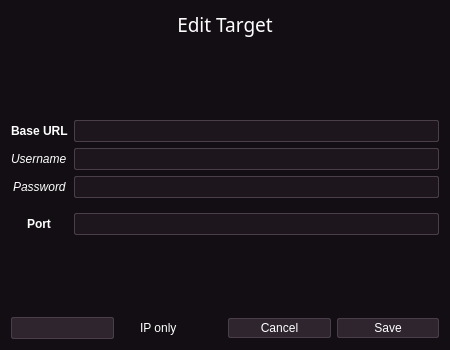
<?xml version="1.0" encoding="UTF-8"?>
<ui version="4.0">
 <class>Dialog</class>
 <widget class="QDialog" name="Dialog">
  <property name="geometry">
   <rect>
    <x>0</x>
    <y>0</y>
    <width>450</width>
    <height>350</height>
   </rect>
  </property>
  <property name="sizePolicy">
   <sizepolicy hsizetype="Expanding" vsizetype="Expanding">
    <horstretch>0</horstretch>
    <verstretch>0</verstretch>
   </sizepolicy>
  </property>
  <property name="palette">
   <palette>
    <active>
     <colorrole role="WindowText">
      <brush brushstyle="SolidPattern">
       <color alpha="255">
        <red>239</red>
        <green>240</green>
        <blue>241</blue>
       </color>
      </brush>
     </colorrole>
     <colorrole role="Button">
      <brush brushstyle="SolidPattern">
       <color alpha="255">
        <red>33</red>
        <green>25</green>
        <blue>33</blue>
       </color>
      </brush>
     </colorrole>
     <colorrole role="Light">
      <brush brushstyle="SolidPattern">
       <color alpha="255">
        <red>122</red>
        <green>110</green>
        <blue>122</blue>
       </color>
      </brush>
     </colorrole>
     <colorrole role="Midlight">
      <brush brushstyle="SolidPattern">
       <color alpha="255">
        <red>122</red>
        <green>110</green>
        <blue>122</blue>
       </color>
      </brush>
     </colorrole>
     <colorrole role="Dark">
      <brush brushstyle="SolidPattern">
       <color alpha="255">
        <red>122</red>
        <green>110</green>
        <blue>122</blue>
       </color>
      </brush>
     </colorrole>
     <colorrole role="Mid">
      <brush brushstyle="SolidPattern">
       <color alpha="255">
        <red>122</red>
        <green>110</green>
        <blue>122</blue>
       </color>
      </brush>
     </colorrole>
     <colorrole role="Text">
      <brush brushstyle="SolidPattern">
       <color alpha="255">
        <red>239</red>
        <green>240</green>
        <blue>241</blue>
       </color>
      </brush>
     </colorrole>
     <colorrole role="BrightText">
      <brush brushstyle="SolidPattern">
       <color alpha="255">
        <red>255</red>
        <green>255</green>
        <blue>255</blue>
       </color>
      </brush>
     </colorrole>
     <colorrole role="ButtonText">
      <brush brushstyle="SolidPattern">
       <color alpha="255">
        <red>239</red>
        <green>240</green>
        <blue>241</blue>
       </color>
      </brush>
     </colorrole>
     <colorrole role="Base">
      <brush brushstyle="SolidPattern">
       <color alpha="255">
        <red>29</red>
        <green>22</green>
        <blue>29</blue>
       </color>
      </brush>
     </colorrole>
     <colorrole role="Window">
      <brush brushstyle="SolidPattern">
       <color alpha="255">
        <red>19</red>
        <green>14</green>
        <blue>19</blue>
       </color>
      </brush>
     </colorrole>
     <colorrole role="Shadow">
      <brush brushstyle="SolidPattern">
       <color alpha="255">
        <red>122</red>
        <green>110</green>
        <blue>122</blue>
       </color>
      </brush>
     </colorrole>
     <colorrole role="Highlight">
      <brush brushstyle="SolidPattern">
       <color alpha="255">
        <red>39</red>
        <green>29</green>
        <blue>39</blue>
       </color>
      </brush>
     </colorrole>
     <colorrole role="HighlightedText">
      <brush brushstyle="SolidPattern">
       <color alpha="255">
        <red>239</red>
        <green>240</green>
        <blue>241</blue>
       </color>
      </brush>
     </colorrole>
     <colorrole role="Link">
      <brush brushstyle="SolidPattern">
       <color alpha="255">
        <red>148</red>
        <green>134</green>
        <blue>148</blue>
       </color>
      </brush>
     </colorrole>
     <colorrole role="LinkVisited">
      <brush brushstyle="SolidPattern">
       <color alpha="255">
        <red>141</red>
        <green>127</green>
        <blue>141</blue>
       </color>
      </brush>
     </colorrole>
     <colorrole role="AlternateBase">
      <brush brushstyle="SolidPattern">
       <color alpha="255">
        <red>29</red>
        <green>22</green>
        <blue>29</blue>
       </color>
      </brush>
     </colorrole>
     <colorrole role="NoRole">
      <brush brushstyle="SolidPattern">
       <color alpha="255">
        <red>19</red>
        <green>14</green>
        <blue>19</blue>
       </color>
      </brush>
     </colorrole>
     <colorrole role="ToolTipBase">
      <brush brushstyle="SolidPattern">
       <color alpha="255">
        <red>22</red>
        <green>16</green>
        <blue>22</blue>
       </color>
      </brush>
     </colorrole>
     <colorrole role="ToolTipText">
      <brush brushstyle="SolidPattern">
       <color alpha="255">
        <red>239</red>
        <green>240</green>
        <blue>241</blue>
       </color>
      </brush>
     </colorrole>
     <colorrole role="PlaceholderText">
      <brush brushstyle="SolidPattern">
       <color alpha="128">
        <red>239</red>
        <green>240</green>
        <blue>241</blue>
       </color>
      </brush>
     </colorrole>
    </active>
    <inactive>
     <colorrole role="WindowText">
      <brush brushstyle="SolidPattern">
       <color alpha="255">
        <red>239</red>
        <green>240</green>
        <blue>241</blue>
       </color>
      </brush>
     </colorrole>
     <colorrole role="Button">
      <brush brushstyle="SolidPattern">
       <color alpha="255">
        <red>33</red>
        <green>25</green>
        <blue>33</blue>
       </color>
      </brush>
     </colorrole>
     <colorrole role="Light">
      <brush brushstyle="SolidPattern">
       <color alpha="255">
        <red>122</red>
        <green>110</green>
        <blue>122</blue>
       </color>
      </brush>
     </colorrole>
     <colorrole role="Midlight">
      <brush brushstyle="SolidPattern">
       <color alpha="255">
        <red>122</red>
        <green>110</green>
        <blue>122</blue>
       </color>
      </brush>
     </colorrole>
     <colorrole role="Dark">
      <brush brushstyle="SolidPattern">
       <color alpha="255">
        <red>122</red>
        <green>110</green>
        <blue>122</blue>
       </color>
      </brush>
     </colorrole>
     <colorrole role="Mid">
      <brush brushstyle="SolidPattern">
       <color alpha="255">
        <red>122</red>
        <green>110</green>
        <blue>122</blue>
       </color>
      </brush>
     </colorrole>
     <colorrole role="Text">
      <brush brushstyle="SolidPattern">
       <color alpha="255">
        <red>239</red>
        <green>240</green>
        <blue>241</blue>
       </color>
      </brush>
     </colorrole>
     <colorrole role="BrightText">
      <brush brushstyle="SolidPattern">
       <color alpha="255">
        <red>255</red>
        <green>255</green>
        <blue>255</blue>
       </color>
      </brush>
     </colorrole>
     <colorrole role="ButtonText">
      <brush brushstyle="SolidPattern">
       <color alpha="255">
        <red>239</red>
        <green>240</green>
        <blue>241</blue>
       </color>
      </brush>
     </colorrole>
     <colorrole role="Base">
      <brush brushstyle="SolidPattern">
       <color alpha="255">
        <red>29</red>
        <green>22</green>
        <blue>29</blue>
       </color>
      </brush>
     </colorrole>
     <colorrole role="Window">
      <brush brushstyle="SolidPattern">
       <color alpha="255">
        <red>19</red>
        <green>14</green>
        <blue>19</blue>
       </color>
      </brush>
     </colorrole>
     <colorrole role="Shadow">
      <brush brushstyle="SolidPattern">
       <color alpha="255">
        <red>122</red>
        <green>110</green>
        <blue>122</blue>
       </color>
      </brush>
     </colorrole>
     <colorrole role="Highlight">
      <brush brushstyle="SolidPattern">
       <color alpha="255">
        <red>39</red>
        <green>29</green>
        <blue>39</blue>
       </color>
      </brush>
     </colorrole>
     <colorrole role="HighlightedText">
      <brush brushstyle="SolidPattern">
       <color alpha="255">
        <red>239</red>
        <green>240</green>
        <blue>241</blue>
       </color>
      </brush>
     </colorrole>
     <colorrole role="Link">
      <brush brushstyle="SolidPattern">
       <color alpha="255">
        <red>148</red>
        <green>134</green>
        <blue>148</blue>
       </color>
      </brush>
     </colorrole>
     <colorrole role="LinkVisited">
      <brush brushstyle="SolidPattern">
       <color alpha="255">
        <red>141</red>
        <green>127</green>
        <blue>141</blue>
       </color>
      </brush>
     </colorrole>
     <colorrole role="AlternateBase">
      <brush brushstyle="SolidPattern">
       <color alpha="255">
        <red>29</red>
        <green>22</green>
        <blue>29</blue>
       </color>
      </brush>
     </colorrole>
     <colorrole role="NoRole">
      <brush brushstyle="SolidPattern">
       <color alpha="255">
        <red>19</red>
        <green>14</green>
        <blue>19</blue>
       </color>
      </brush>
     </colorrole>
     <colorrole role="ToolTipBase">
      <brush brushstyle="SolidPattern">
       <color alpha="255">
        <red>22</red>
        <green>16</green>
        <blue>22</blue>
       </color>
      </brush>
     </colorrole>
     <colorrole role="ToolTipText">
      <brush brushstyle="SolidPattern">
       <color alpha="255">
        <red>239</red>
        <green>240</green>
        <blue>241</blue>
       </color>
      </brush>
     </colorrole>
     <colorrole role="PlaceholderText">
      <brush brushstyle="SolidPattern">
       <color alpha="128">
        <red>239</red>
        <green>240</green>
        <blue>241</blue>
       </color>
      </brush>
     </colorrole>
    </inactive>
    <disabled>
     <colorrole role="WindowText">
      <brush brushstyle="SolidPattern">
       <color alpha="255">
        <red>122</red>
        <green>110</green>
        <blue>122</blue>
       </color>
      </brush>
     </colorrole>
     <colorrole role="Button">
      <brush brushstyle="SolidPattern">
       <color alpha="255">
        <red>33</red>
        <green>25</green>
        <blue>33</blue>
       </color>
      </brush>
     </colorrole>
     <colorrole role="Light">
      <brush brushstyle="SolidPattern">
       <color alpha="255">
        <red>122</red>
        <green>110</green>
        <blue>122</blue>
       </color>
      </brush>
     </colorrole>
     <colorrole role="Midlight">
      <brush brushstyle="SolidPattern">
       <color alpha="255">
        <red>122</red>
        <green>110</green>
        <blue>122</blue>
       </color>
      </brush>
     </colorrole>
     <colorrole role="Dark">
      <brush brushstyle="SolidPattern">
       <color alpha="255">
        <red>122</red>
        <green>110</green>
        <blue>122</blue>
       </color>
      </brush>
     </colorrole>
     <colorrole role="Mid">
      <brush brushstyle="SolidPattern">
       <color alpha="255">
        <red>122</red>
        <green>110</green>
        <blue>122</blue>
       </color>
      </brush>
     </colorrole>
     <colorrole role="Text">
      <brush brushstyle="SolidPattern">
       <color alpha="255">
        <red>122</red>
        <green>110</green>
        <blue>122</blue>
       </color>
      </brush>
     </colorrole>
     <colorrole role="BrightText">
      <brush brushstyle="SolidPattern">
       <color alpha="255">
        <red>255</red>
        <green>255</green>
        <blue>255</blue>
       </color>
      </brush>
     </colorrole>
     <colorrole role="ButtonText">
      <brush brushstyle="SolidPattern">
       <color alpha="255">
        <red>122</red>
        <green>110</green>
        <blue>122</blue>
       </color>
      </brush>
     </colorrole>
     <colorrole role="Base">
      <brush brushstyle="SolidPattern">
       <color alpha="255">
        <red>19</red>
        <green>14</green>
        <blue>19</blue>
       </color>
      </brush>
     </colorrole>
     <colorrole role="Window">
      <brush brushstyle="SolidPattern">
       <color alpha="255">
        <red>19</red>
        <green>14</green>
        <blue>19</blue>
       </color>
      </brush>
     </colorrole>
     <colorrole role="Shadow">
      <brush brushstyle="SolidPattern">
       <color alpha="255">
        <red>122</red>
        <green>110</green>
        <blue>122</blue>
       </color>
      </brush>
     </colorrole>
     <colorrole role="Highlight">
      <brush brushstyle="SolidPattern">
       <color alpha="255">
        <red>18</red>
        <green>13</green>
        <blue>18</blue>
       </color>
      </brush>
     </colorrole>
     <colorrole role="HighlightedText">
      <brush brushstyle="SolidPattern">
       <color alpha="255">
        <red>239</red>
        <green>240</green>
        <blue>241</blue>
       </color>
      </brush>
     </colorrole>
     <colorrole role="Link">
      <brush brushstyle="SolidPattern">
       <color alpha="255">
        <red>148</red>
        <green>134</green>
        <blue>148</blue>
       </color>
      </brush>
     </colorrole>
     <colorrole role="LinkVisited">
      <brush brushstyle="SolidPattern">
       <color alpha="255">
        <red>141</red>
        <green>127</green>
        <blue>141</blue>
       </color>
      </brush>
     </colorrole>
     <colorrole role="AlternateBase">
      <brush brushstyle="SolidPattern">
       <color alpha="255">
        <red>29</red>
        <green>22</green>
        <blue>29</blue>
       </color>
      </brush>
     </colorrole>
     <colorrole role="NoRole">
      <brush brushstyle="SolidPattern">
       <color alpha="255">
        <red>19</red>
        <green>14</green>
        <blue>19</blue>
       </color>
      </brush>
     </colorrole>
     <colorrole role="ToolTipBase">
      <brush brushstyle="SolidPattern">
       <color alpha="255">
        <red>22</red>
        <green>16</green>
        <blue>22</blue>
       </color>
      </brush>
     </colorrole>
     <colorrole role="ToolTipText">
      <brush brushstyle="SolidPattern">
       <color alpha="255">
        <red>239</red>
        <green>240</green>
        <blue>241</blue>
       </color>
      </brush>
     </colorrole>
     <colorrole role="PlaceholderText">
      <brush brushstyle="SolidPattern">
       <color alpha="128">
        <red>239</red>
        <green>240</green>
        <blue>241</blue>
       </color>
      </brush>
     </colorrole>
    </disabled>
   </palette>
  </property>
  <property name="windowTitle">
   <string>Dialog</string>
  </property>
  <property name="styleSheet">
   <string notr="true">QDialog *:enabled {
color: #ffffff;
}

QTabWidget::tab-bar {
background-color: #130e13;
min-width: 21;
} 

QTabBar::tab {
min-width: 21;
background: #130e13; /*221922*/
border-top-left-radius: 2px;
border-top-right-radius: 2px;
spacing: 6;
padding: 2px;
}

QTabBar::tab:selected {
border: 1px solid #4a3e4a;
border-right-color: #130e13; 
background: #130e13;
}
QTabBar::tab:!selected {
border: 1px solid #221922;
border-left-color: #130e13; 
border-right-color: #4a3e4a; 
background: #221922;
}
QTabBar::tab:first:!selected {
border: 1px solid #130e13;
border-right-color: #4a3e4a; 
border-top-color: #4a3e4a; 
border-bottom-color: #221922;
background: #221922;
}
QTabBar::tab:last:!selected {
border: 1px solid #130e13;
border-right-color: #4a3e4a; 
border-bottom-color: #4a3e4a; 
border-top-color: #221922;
background: #221922;
}

QPushButton {
padding: 2;
spacing: 6;
background-color: #2e252e;
border: 1px solid #4a3e4a;
min-width: 74px;
border-radius: 2px;
}

QPushButton:pressed {
background-color: #1d161d;
}

QGroupBox {
    background-color: #1d161d;
    border: 1px solid #4a3e4a;
    border-radius: 2px;
	padding: 2;
	padding-top: 20px;
    /*margin-top: 1ex;  leave space at the top for the title */
}
QGroupBox::title {
    subcontrol-origin: padding;
    subcontrol-position: top center; /* position at the top center */
    padding:  5px;
}

QComboBox {
border-radius: 2px;
padding: 2;
spacing: 6;
background-color: #2e252e;
border: 1px solid #4a3e4a;
min-width: 74px;
}

QComboBox:on {
background-color: #1d161d;
}

QComboBox QAbstractItemView {
    border: none;
	background-color: #130e13;
	selection-background-color: #221922;
}

QComboBox::drop-down {
border-color: #2e252e;
padding: 2;
}


QComboBox::down-arrow {
    image: url(core/qt5/icons/down.svg);
}

QListView {
border: 1px solid #4a3e4a;
padding: 2;
border-radius: 2px;
background-color: #1d161d;
font-size: 10pt;
selection-background-color: #271d27;
}

QTreeView {
border: 1px solid #4a3e4a;
padding: 2;
border-radius: 2px;
background-color: #1d161d;
selection-background-color: #271d27;
}

QLineEdit {
border: 1px solid #4a3e4a;
padding: 2;
border-radius: 2px;
background-color: #1d161d;
selection-background-color: #271d27;
}

QFrame[frameShape=&quot;4&quot;] {
color: #c8bdc8;
}

QFrame[frameShape=&quot;5&quot;] {
color: #c8bdc8;
}

QTabBar QToolButton {
border: none;
background-color: #130e13
}

QCheckBox::indicator {
border: 1px solid transparent;
}
QCheckBox::indicator:checked {
border-color: transparent;
background-color: transparent;
image: url(core/qt5/icons/check.png);
}

QCheckBox::indicator:indeterminate {
border-color: transparent;
background-color: transparent;
image: url(core/qt5/icons/check.png);
}

QCheckBox::indicator:unchecked {
background-color: #221922;
image: none;
}

QTreeView::indicator {
border: 1px solid transparent;
}
QTreeView::indicator:checked {
border-color: transparent;
background-color: transparent;
image: url(core/qt5/icons/check.png);
}

QTreeView::indicator:indeterminate {
border-color: transparent;
background-color: transparent;
image: url(core/qt5/icons/check.png);
}

QTreeView::indicator:unchecked {
background-color: #221922;
image: none;
}
</string>
  </property>
  <property name="sizeGripEnabled">
   <bool>false</bool>
  </property>
  <layout class="QVBoxLayout" name="verticalLayout">
   <item>
    <widget class="QLabel" name="label_4">
     <property name="sizePolicy">
      <sizepolicy hsizetype="Preferred" vsizetype="Preferred">
       <horstretch>0</horstretch>
       <verstretch>0</verstretch>
      </sizepolicy>
     </property>
     <property name="font">
      <font>
       <family>Passero One</family>
       <pointsize>14</pointsize>
       <weight>50</weight>
       <bold>false</bold>
       <underline>false</underline>
      </font>
     </property>
     <property name="text">
      <string>Edit Target</string>
     </property>
     <property name="alignment">
      <set>Qt::AlignCenter</set>
     </property>
    </widget>
   </item>
   <item>
    <spacer name="verticalSpacer_2">
     <property name="orientation">
      <enum>Qt::Vertical</enum>
     </property>
     <property name="sizeHint" stdset="0">
      <size>
       <width>20</width>
       <height>40</height>
      </size>
     </property>
    </spacer>
   </item>
   <item>
    <layout class="QFormLayout" name="formLayout">
     <property name="sizeConstraint">
      <enum>QLayout::SetDefaultConstraint</enum>
     </property>
     <property name="fieldGrowthPolicy">
      <enum>QFormLayout::ExpandingFieldsGrow</enum>
     </property>
     <property name="labelAlignment">
      <set>Qt::AlignCenter</set>
     </property>
     <property name="formAlignment">
      <set>Qt::AlignCenter</set>
     </property>
     <item row="0" column="1">
      <widget class="QLineEdit" name="urlField"/>
     </item>
     <item row="0" column="0">
      <widget class="QLabel" name="label">
       <property name="font">
        <font>
         <weight>75</weight>
         <bold>true</bold>
        </font>
       </property>
       <property name="text">
        <string>Base URL</string>
       </property>
      </widget>
     </item>
     <item row="1" column="0">
      <widget class="QLabel" name="label_2">
       <property name="font">
        <font>
         <italic>true</italic>
        </font>
       </property>
       <property name="text">
        <string>Username</string>
       </property>
      </widget>
     </item>
     <item row="1" column="1">
      <widget class="QLineEdit" name="userField"/>
     </item>
     <item row="2" column="0">
      <widget class="QLabel" name="label_3">
       <property name="font">
        <font>
         <italic>true</italic>
        </font>
       </property>
       <property name="text">
        <string>Password</string>
       </property>
      </widget>
     </item>
     <item row="2" column="1">
      <widget class="QLineEdit" name="passwordField"/>
     </item>
     <item row="4" column="1">
      <widget class="QLineEdit" name="portEdit"/>
     </item>
     <item row="4" column="0">
      <widget class="QLabel" name="portLabel">
       <property name="font">
        <font>
         <weight>75</weight>
         <bold>true</bold>
        </font>
       </property>
       <property name="text">
        <string>Port</string>
       </property>
      </widget>
     </item>
     <item row="3" column="1">
      <widget class="Line" name="line">
       <property name="orientation">
        <enum>Qt::Horizontal</enum>
       </property>
      </widget>
     </item>
     <item row="3" column="0">
      <widget class="Line" name="line_2">
       <property name="orientation">
        <enum>Qt::Horizontal</enum>
       </property>
      </widget>
     </item>
    </layout>
   </item>
   <item>
    <spacer name="verticalSpacer">
     <property name="orientation">
      <enum>Qt::Vertical</enum>
     </property>
     <property name="sizeHint" stdset="0">
      <size>
       <width>20</width>
       <height>40</height>
      </size>
     </property>
    </spacer>
   </item>
   <item>
    <layout class="QHBoxLayout" name="horizontalLayout">
     <item>
      <widget class="QComboBox" name="httpBox"/>
     </item>
     <item>
      <widget class="QCheckBox" name="ipOnly">
       <property name="text">
        <string>IP only</string>
       </property>
      </widget>
     </item>
     <item>
      <widget class="QPushButton" name="cancelButton">
       <property name="text">
        <string>Cancel</string>
       </property>
       <property name="icon">
        <iconset>
         <normaloff>icons/cancel.svg</normaloff>icons/cancel.svg</iconset>
       </property>
      </widget>
     </item>
     <item>
      <widget class="QPushButton" name="saveTargetInListButton">
       <property name="text">
        <string>Save</string>
       </property>
       <property name="icon">
        <iconset>
         <normaloff>icons/apply.svg</normaloff>icons/apply.svg</iconset>
       </property>
      </widget>
     </item>
    </layout>
   </item>
  </layout>
 </widget>
 <resources/>
 <connections/>
</ui>
